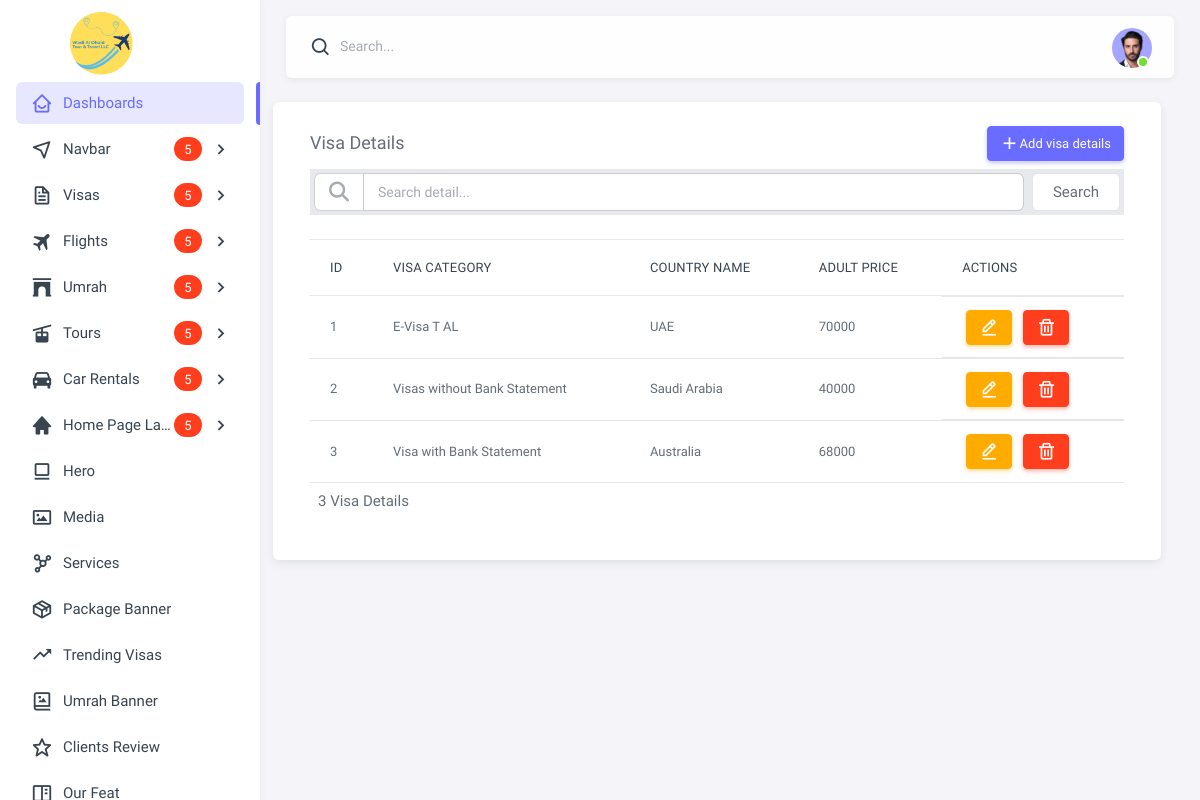
The page /visa-details/ on the database its author committed.
### Visa/models.py (models this page shows, shortened)
class VisaDetails(models.Model):
    visa_category = models.ForeignKey(VisaCategory, on_delete=models.CASCADE)
    country_name = models.CharField(max_length=100)
    adult_price = models.CharField(max_length=100, null=True, blank=True)
    child_price = models.CharField(max_length=100, null=True, blank=True)
    image = models.ImageField(upload_to='visa_images')
    description = models.TextField()

class VisaCategory(models.Model):
    visa_category = models.CharField(max_length=100)
    def __str__(self):
        return self.visa_category

### Admin_Dasboard/views.py (the view, shortened to what this page needs)
# urls.py: path('visa-details/', views.visa_details, name='visa-details'),
def visa_details(request):
    query = request.GET.get('search', '')  # Get search input from GET request
    total_visas_details_num = VisaDetails.objects.count()
    if query:
        visa_detail = VisaDetails.objects.filter(country_name__icontains=query)
    else:
        visa_detail = VisaDetails.objects.all()
    visa_category = VisaCategory.objects.all()
    visa = None  # Initialize visa variable for update functionality
    context = {
        'visa_detail': visa_detail,
        'visa_category': visa_category,
        'total_visas_details_num': total_visas_details_num,
        'visa': visa,  # Send visa object for update
        'search_query': query,  # Pass search query to template
    }
    return render(request, 'Visa/visa-details.html', context)

### Admin_Dasboard/templates/Visa/visa-details.html (shortened to what this page needs)
{% extends "base.html" %}
{% load static %}
{% block body %}
<div class="content-wrapper">
    <div class="container-xxl flex-grow-1 container-p-y">
        <div class="row w-100">
            <div class="card">
                <div class="card-body">
                    <div class="d-flex justify-content-between align-items-center">
                        <p class="mb-0 fs-5">Visa Details</p>
                        <button type="button" class="btn btn-sm btn-primary" data-bs-toggle="modal"
                            data-bs-target="#addModal"><i class='bx bx-plus'></i> Add visa details</button>
                    </div>
                    <form action="{% url 'visa-details' %}" method="GET">
                        <div class="search-person border-outline-dark col-12 bg-secondary-subtle p-1 d-flex mt-2 text-muted">
                            <div class="input-group border-outline-dark">
                                <span class="input-group-text bg-white">
                                    <i class="fa-solid fa-magnifying-glass text-muted"></i>
                                </span>
                                <input type="text" class="form-control bg-white" name="search" placeholder="Search detail..." value="{{ search_query }}">
                            </div>
                            <button type="submit" class="btn btn-white bg-white border ms-2">Search</button>
                        </div>
                    </form>
                    <div class="col-12 mt-3">
                        <div class="row">
                            <div class="col-lg-12 mt-3">
                            <div>
                                <table class="table">
                                    <thead>
                                        <tr>
                                            <th>ID</th>
                                            <th>Visa Category</th>
                                            <th>Country Name</th>
                                            <th>Adult Price</th>
                                            <th>Actions</th>
                                        </tr>
                                    </thead>
                                    <tbody>
                                        {% for visa in visa_detail %}
                                        <tr>
                                            <td>{{ forloop.counter }}</td>
                                            <td>{{ visa.visa_category }}</td>
                                            <td>{{ visa.country_name }}</td>
                                            <td>{{ visa.adult_price }}</td>
                                            <td class="d-flex flex-row gap-2">
                                        <div>
                                            <button class="btn btn-warning btn-sm mx-1 edit-btn"
                                                data-id="{{ visa.id }}"
                                                data-category="{{ visa.visa_category }}"
                                                data-bs-toggle="modal"
                                                data-bs-target="#updateModal{{ visa.id }}">
                                                <i class="bx bx-edit-alt"></i>
                                            </button>
                                            <a href="{% url 'delete-visa-details' visa.id %}"
                                               class="btn btn-danger btn-sm mx-1"
                                               onclick="return confirm('Are you sure you want to delete this?');">
                                                <i class="bx bx-trash"></i>
                                            </a>
                                        </div>
                                            </td>
                                        </tr>
                                    {% endfor %}
                                    </tbody>
                                </table>
                                <p class="p-2">{{total_visas_details_num}} Visa Details</p>
                            </div>
                        </div>
                        </div>
                    </div>
                </div>
            </div>
        </div>
    </div>
</div>
{% endblock %}

### Admin_Dasboard/static/assets/css/demo.css (style rules this page uses)
.form-control, .form-select { font-size: 14px; border: 1px solid #ccc; }
table th, td { font-size: 13px; }

### rows shown on the page
VisaDetails: visa_category "E-Visa T AL", country_name "UAE", adult_price "70000"
VisaDetails: visa_category "Visas without Bank Statement", country_name "Saudi Arabia", adult_price "40000"
VisaDetails: visa_category "Visa with Bank Statement", country_name "Australia", adult_price "68000"

### other values the page prints
{{ total_visas_details_num }} "3"
